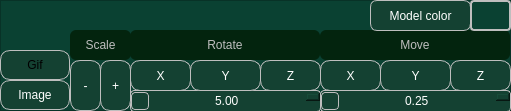
    <widget class="QFrame" name="frame_4">
     <property name="geometry">
      <rect>
       <x>0</x>
       <y>770</y>
       <width>511</width>
       <height>111</height>
      </rect>
     </property>
     <property name="styleSheet">
      <string notr="true">QFrame {
background-color: rgb(10, 65, 50);
 border-color: #BEBEBE;
}
</string>
     </property>
     <property name="frameShape">
      <enum>QFrame::StyledPanel</enum>
     </property>
     <property name="frameShadow">
      <enum>QFrame::Raised</enum>
     </property>
     <widget class="QPushButton" name="pushButtonRotateX">
      <property name="geometry">
       <rect>
        <x>130</x>
        <y>60</y>
        <width>61</width>
        <height>31</height>
       </rect>
      </property>
      <property name="styleSheet">
       <string notr="true">QPushButton {
color: rgb(255, 255, 255);
background-color: rgb(20, 65, 50);
border-color: #BEBEBE;
 border-style: solid;
 border-width:1px;
 border-radius:10px;
}
QPushButton:hover {
color: rgb(230, 230, 230);
background-color: #606060;
border-color: #BEBEBE;
border-style: solid;
border-width:1px;
border-radius:10px;
}
QPushButton:pressed {
    color: rgb(144, 143, 146);
background-color: rgb(16, 94, 46);
border-color: rgb(144, 143, 146);
 border-style: solid;
 border-width:2px;
 border-radius:10px;
}</string>
      </property>
      <property name="text">
       <string>X</string>
      </property>
     </widget>
     <widget class="QLabel" name="labelSettingsAfinRotate">
      <property name="geometry">
       <rect>
        <x>130</x>
        <y>30</y>
        <width>190</width>
        <height>30</height>
       </rect>
      </property>
      <property name="styleSheet">
       <string notr="true">color: #BEBEBE;
background-color: rgb(3, 36, 14);
 border-radius:6px;
</string>
      </property>
      <property name="text">
       <string>Rotate</string>
      </property>
      <property name="alignment">
       <set>Qt::AlignCenter</set>
      </property>
     </widget>
     <widget class="QPushButton" name="pushButtonRotateZ">
      <property name="geometry">
       <rect>
        <x>260</x>
        <y>60</y>
        <width>61</width>
        <height>31</height>
       </rect>
      </property>
      <property name="styleSheet">
       <string notr="true">QPushButton {
color: rgb(255, 255, 255);
background-color: rgb(20, 65, 50);
border-color: #BEBEBE;
 border-style: solid;
 border-width:1px;
 border-radius:10px;
}
QPushButton:hover {
color: rgb(230, 230, 230);
background-color: #606060;
border-color: #BEBEBE;
border-style: solid;
border-width:1px;
border-radius:10px;
}
QPushButton:pressed {
    color: rgb(144, 143, 146);
background-color: rgb(16, 94, 46);
border-color: rgb(144, 143, 146);
 border-style: solid;
 border-width:2px;
 border-radius:10px;
}</string>
      </property>
      <property name="text">
       <string>Z</string>
      </property>
     </widget>
     <widget class="QDoubleSpinBox" name="doubleSpinBoxRotate">
      <property name="geometry">
       <rect>
        <x>130</x>
        <y>90</y>
        <width>191</width>
        <height>22</height>
       </rect>
      </property>
      <property name="styleSheet">
       <string notr="true">QDoubleSpinBox {
color: rgb(255, 255, 255);
background-color: rgb(20, 65, 50);
border-color: #BEBEBE;
 border-style: solid;
 border-width:1px;
 border-radius:4px;
}
QDoubleSpinBox:down-button  {
height: 16px;
 width: 16px;
 subcontrol-position: center left;
image: url(:/icon/Icons/left_arrow.png);
border-color: #BEBEBE;
border-style: solid;
 border-width:1px;
 border-radius:4px;
}

QDoubleSpinBox::up-button  {
 height: 16px;
 width: 16px;
 subcontrol-position: center right;
image: url(:/icon/Icons/right_arrow.png);
border-color: #BEBEBE;
border-style: solid;
 border-width:1px;
 border-radius:4px;
}

QDoubleSpinBox:hover {
color: rgb(230, 230, 230);
background-color: #606060;
border-color: #BEBEBE;
 border-style: solid;
 border-width:1px;
 border-radius:4px;
}

QDoubleSpinBox::down-button:pressed {
color: rgb(144, 143, 146);
background-color: rgb(16, 94, 46);
border-color: rgb(144, 143, 146);
 border-style: solid;
 border-width:2px;
 border-radius:4px;
}

QDoubleSpinBox::up-button:pressed {
color: rgb(144, 143, 146);
background-color: rgb(16, 94, 46);
border-color: rgb(144, 143, 146);
 border-style: solid;
 border-width:2px;
 border-radius:4px;
}

</string>
      </property>
      <property name="alignment">
       <set>Qt::AlignCenter</set>
      </property>
      <property name="minimum">
       <double>-360.000000000000000</double>
      </property>
      <property name="maximum">
       <double>360.000000000000000</double>
      </property>
      <property name="singleStep">
       <double>1.000000000000000</double>
      </property>
      <property name="value">
       <double>5.000000000000000</double>
      </property>
     </widget>
     <widget class="QPushButton" name="pushButtonRotateY">
      <property name="geometry">
       <rect>
        <x>190</x>
        <y>60</y>
        <width>71</width>
        <height>31</height>
       </rect>
      </property>
      <property name="styleSheet">
       <string notr="true">QPushButton {
color: rgb(255, 255, 255);
background-color: rgb(20, 65, 50);
border-color: #BEBEBE;
 border-style: solid;
 border-width:1px;
 border-radius:10px;
}
QPushButton:hover {
color: rgb(230, 230, 230);
background-color: #606060;
border-color: #BEBEBE;
border-style: solid;
border-width:1px;
border-radius:10px;
}
QPushButton:pressed {
    color: rgb(144, 143, 146);
background-color: rgb(16, 94, 46);
border-color: rgb(144, 143, 146);
 border-style: solid;
 border-width:2px;
 border-radius:10px;
}</string>
      </property>
      <property name="text">
       <string>Y</string>
      </property>
     </widget>
     <widget class="QPushButton" name="pushButtonMovingX">
      <property name="geometry">
       <rect>
        <x>320</x>
        <y>60</y>
        <width>61</width>
        <height>31</height>
       </rect>
      </property>
      <property name="styleSheet">
       <string notr="true">QPushButton {
color: rgb(255, 255, 255);
background-color: rgb(20, 65, 50);
border-color: #BEBEBE;
 border-style: solid;
 border-width:1px;
 border-radius:10px;
}
QPushButton:hover {
color: rgb(230, 230, 230);
background-color: #606060;
border-color: #BEBEBE;
border-style: solid;
border-width:1px;
border-radius:10px;
}
QPushButton:pressed {
    color: rgb(144, 143, 146);
background-color: rgb(16, 94, 46);
border-color: rgb(144, 143, 146);
 border-style: solid;
 border-width:2px;
 border-radius:10px;
}</string>
      </property>
      <property name="text">
       <string>X</string>
      </property>
     </widget>
     <widget class="QLabel" name="labelSettingsAfinMove">
      <property name="geometry">
       <rect>
        <x>320</x>
        <y>30</y>
        <width>190</width>
        <height>30</height>
       </rect>
      </property>
      <property name="styleSheet">
       <string notr="true">color: #BEBEBE;
background-color: rgb(3, 36, 14);
 border-radius:6px;
</string>
      </property>
      <property name="text">
       <string>Move</string>
      </property>
      <property name="alignment">
       <set>Qt::AlignCenter</set>
      </property>
     </widget>
     <widget class="QPushButton" name="pushButtonMovingZ">
      <property name="geometry">
       <rect>
        <x>450</x>
        <y>60</y>
        <width>61</width>
        <height>31</height>
       </rect>
      </property>
      <property name="styleSheet">
       <string notr="true">QPushButton {
color: rgb(255, 255, 255);
background-color: rgb(20, 65, 50);
border-color: #BEBEBE;
 border-style: solid;
 border-width:1px;
 border-radius:10px;
}
QPushButton:hover {
color: rgb(230, 230, 230);
background-color: #606060;
border-color: #BEBEBE;
border-style: solid;
border-width:1px;
border-radius:10px;
}
QPushButton:pressed {
    color: rgb(144, 143, 146);
background-color: rgb(16, 94, 46);
border-color: rgb(144, 143, 146);
 border-style: solid;
 border-width:2px;
 border-radius:10px;
}</string>
      </property>
      <property name="text">
       <string>Z</string>
      </property>
     </widget>
     <widget class="QPushButton" name="pushButtonMovingY">
      <property name="geometry">
       <rect>
        <x>380</x>
        <y>60</y>
        <width>71</width>
        <height>31</height>
       </rect>
      </property>
      <property name="styleSheet">
       <string notr="true">QPushButton {
color: rgb(255, 255, 255);
background-color: rgb(20, 65, 50);
border-color: #BEBEBE;
 border-style: solid;
 border-width:1px;
 border-radius:10px;
}
QPushButton:hover {
color: rgb(230, 230, 230);
background-color: #606060;
border-color: #BEBEBE;
border-style: solid;
border-width:1px;
border-radius:10px;
}
QPushButton:pressed {
    color: rgb(144, 143, 146);
background-color: rgb(16, 94, 46);
border-color: rgb(144, 143, 146);
 border-style: solid;
 border-width:2px;
 border-radius:10px;
}</string>
      </property>
      <property name="text">
       <string>Y</string>
      </property>
     </widget>
     <widget class="QDoubleSpinBox" name="doubleSpinBoxMoving">
      <property name="geometry">
       <rect>
        <x>320</x>
        <y>90</y>
        <width>191</width>
        <height>22</height>
       </rect>
      </property>
      <property name="styleSheet">
       <string notr="true">QDoubleSpinBox {
color: rgb(255, 255, 255);
background-color: rgb(20, 65, 50);
border-color: #BEBEBE;
 border-style: solid;
 border-width:1px;
 border-radius:4px;
}
QDoubleSpinBox:down-button  {
height: 16px;
 width: 16px;
 subcontrol-position: center left;
image: url(:/icon/Icons/left_arrow.png);
border-color: #BEBEBE;
border-style: solid;
 border-width:1px;
 border-radius:4px;
}

QDoubleSpinBox::up-button  {
 height: 16px;
 width: 16px;
 subcontrol-position: center right;
image: url(:/icon/Icons/right_arrow.png);
border-color: #BEBEBE;
border-style: solid;
 border-width:1px;
 border-radius:4px;
}

QDoubleSpinBox:hover {
color: rgb(230, 230, 230);
background-color: #606060;
border-color: #BEBEBE;
 border-style: solid;
 border-width:1px;
 border-radius:4px;
}

QDoubleSpinBox::down-button:pressed {
color: rgb(144, 143, 146);
background-color: rgb(16, 94, 46);
border-color: rgb(144, 143, 146);
 border-style: solid;
 border-width:2px;
 border-radius:4px;
}

QDoubleSpinBox::up-button:pressed {
color: rgb(144, 143, 146);
background-color: rgb(16, 94, 46);
border-color: rgb(144, 143, 146);
 border-style: solid;
 border-width:2px;
 border-radius:4px;
}

</string>
      </property>
      <property name="alignment">
       <set>Qt::AlignCenter</set>
      </property>
      <property name="minimum">
       <double>-100.000000000000000</double>
      </property>
      <property name="maximum">
       <double>100.000000000000000</double>
      </property>
      <property name="singleStep">
       <double>0.100000000000000</double>
      </property>
      <property name="value">
       <double>0.250000000000000</double>
      </property>
     </widget>
     <widget class="QPushButton" name="pushButtonMinusScale">
      <property name="geometry">
       <rect>
        <x>70</x>
        <y>60</y>
        <width>31</width>
        <height>51</height>
       </rect>
      </property>
      <property name="styleSheet">
       <string notr="true">QPushButton {
color: rgb(255, 255, 255);
background-color: rgb(20, 65, 50);
border-color: #BEBEBE;
 border-style: solid;
 border-width:1px;
 border-radius:10px;
}
QPushButton:hover {
color: rgb(230, 230, 230);
background-color: #606060;
border-color: #BEBEBE;
border-style: solid;
border-width:1px;
border-radius:10px;
}
QPushButton:pressed {
    color: rgb(144, 143, 146);
background-color: rgb(16, 94, 46);
border-color: rgb(144, 143, 146);
 border-style: solid;
 border-width:2px;
 border-radius:10px;
}</string>
      </property>
      <property name="text">
       <string>-</string>
      </property>
     </widget>
     <widget class="QLabel" name="labelSettingsAfinScale">
      <property name="geometry">
       <rect>
        <x>70</x>
        <y>30</y>
        <width>61</width>
        <height>30</height>
       </rect>
      </property>
      <property name="styleSheet">
       <string notr="true">color: #BEBEBE;
background-color: rgb(3, 36, 14);
 border-radius:6px;
</string>
      </property>
      <property name="text">
       <string>Scale</string>
      </property>
      <property name="alignment">
       <set>Qt::AlignCenter</set>
      </property>
     </widget>
     <widget class="QPushButton" name="pushButtonPlusScale">
      <property name="geometry">
       <rect>
        <x>100</x>
        <y>60</y>
        <width>31</width>
        <height>51</height>
       </rect>
      </property>
      <property name="styleSheet">
       <string notr="true">QPushButton {
color: rgb(255, 255, 255);
background-color: rgb(20, 65, 50);
border-color: #BEBEBE;
 border-style: solid;
 border-width:1px;
 border-radius:10px;
}
QPushButton:hover {
color: rgb(230, 230, 230);
background-color: #606060;
border-color: #BEBEBE;
border-style: solid;
border-width:1px;
border-radius:10px;
}
QPushButton:pressed {
    color: rgb(144, 143, 146);
background-color: rgb(16, 94, 46);
border-color: rgb(144, 143, 146);
 border-style: solid;
 border-width:2px;
 border-radius:10px;
}</string>
      </property>
      <property name="text">
       <string>+</string>
      </property>
     </widget>
     <widget class="QPushButton" name="pushButtonImage">
      <property name="geometry">
       <rect>
        <x>0</x>
        <y>80</y>
        <width>70</width>
        <height>30</height>
       </rect>
      </property>
      <property name="minimumSize">
       <size>
        <width>70</width>
        <height>30</height>
       </size>
      </property>
      <property name="maximumSize">
       <size>
        <width>100</width>
        <height>32</height>
       </size>
      </property>
      <property name="styleSheet">
       <string notr="true">QPushButton {
color: rgb(255, 255, 255);
background-color: rgb(20, 65, 50);
border-color: #BEBEBE;
 border-style: solid;
 border-width:1px;
 border-radius:10px;
}
QPushButton:hover {
color: rgb(230, 230, 230);
background-color: #606060;
border-color: #BEBEBE;
border-style: solid;
border-width:1px;
border-radius:10px;
}
QPushButton:pressed {
    color: rgb(144, 143, 146);
background-color: rgb(16, 94, 46);
border-color: rgb(144, 143, 146);
 border-style: solid;
 border-width:2px;
 border-radius:10px;
}</string>
      </property>
      <property name="text">
       <string>Image</string>
      </property>
     </widget>
     <widget class="QPushButton" name="pushButtonGif">
      <property name="geometry">
       <rect>
        <x>0</x>
        <y>50</y>
        <width>70</width>
        <height>30</height>
       </rect>
      </property>
      <property name="minimumSize">
       <size>
        <width>70</width>
        <height>30</height>
       </size>
      </property>
      <property name="maximumSize">
       <size>
        <width>100</width>
        <height>32</height>
       </size>
      </property>
      <property name="styleSheet">
       <string notr="true">QPushButton {

background-color: rgb(20, 65, 50);
border-color: #BEBEBE;
 border-style: solid;
 border-width:1px;
 border-radius:10px;
}
QPushButton:hover {
color: rgb(230, 230, 230);
background-color: #606060;
border-color: #BEBEBE;
border-style: solid;
border-width:1px;
border-radius:10px;
}
QPushButton:pressed {
    color: rgb(144, 143, 146);
background-color: rgb(16, 94, 46);
border-color: rgb(144, 143, 146);
 border-style: solid;
 border-width:2px;
 border-radius:10px;
}</string>
      </property>
      <property name="text">
       <string>Gif</string>
      </property>
     </widget>
     <widget class="QPushButton" name="chooseColorModel">
      <property name="geometry">
       <rect>
        <x>370</x>
        <y>0</y>
        <width>101</width>
        <height>31</height>
       </rect>
      </property>
      <property name="styleSheet">
       <string notr="true">QPushButton {
color: rgb(255, 255, 255);
background-color: rgb(20, 65, 50);
border-color: #BEBEBE;
 border-style: solid;
 border-width:1px;
 border-radius:7px;
}
QPushButton:hover {
color: rgb(230, 230, 230);
background-color: #606060;
border-color: #BEBEBE;
border-style: solid;
border-width:1px;
border-radius:10px;
}
QPushButton:pressed {
    color: rgb(144, 143, 146);
background-color: rgb(16, 94, 46);
border-color: rgb(144, 143, 146);
 border-style: solid;
 border-width:2px;
 border-radius:10px;
}</string>
      </property>
      <property name="text">
       <string>Model color</string>
      </property>
     </widget>
     <widget class="QLabel" name="labelChoosedColorModel">
      <property name="geometry">
       <rect>
        <x>470</x>
        <y>0</y>
        <width>41</width>
        <height>31</height>
       </rect>
      </property>
      <property name="styleSheet">
       <string notr="true">QLabel {
color: rgb(255, 255, 255);
border-color: #BEBEBE;
 border-style: solid;
 border-width:2px;
 border-radius:4px;
}
</string>
      </property>
      <property name="text">
       <string/>
      </property>
     </widget>
    </widget>
